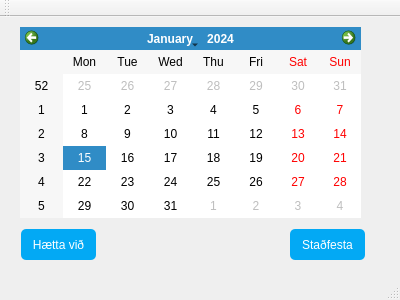
<?xml version="1.0" encoding="UTF-8"?>
<ui version="4.0">
 <class>MainWindow</class>
 <widget class="QMainWindow" name="MainWindow">
  <property name="geometry">
   <rect>
    <x>0</x>
    <y>0</y>
    <width>400</width>
    <height>300</height>
   </rect>
  </property>
  <property name="windowTitle">
   <string>Dagsetning</string>
  </property>
  <property name="styleSheet">
   <string notr="true">QPushButton{
	border: none;
	border-radius: 5px;
	background-color: #03A9F4;
	color: white;
}
QPushButton:hover{
	background-color: #0288D1;
}
QPushButton:pressed{
	background-color: black;
}</string>
  </property>
  <widget class="QWidget" name="centralWidget">
   <widget class="QCalendarWidget" name="calendarWidget">
    <property name="geometry">
     <rect>
      <x>20</x>
      <y>10</y>
      <width>341</width>
      <height>191</height>
     </rect>
    </property>
   </widget>
   <widget class="QPushButton" name="cancelButton">
    <property name="geometry">
     <rect>
      <x>21</x>
      <y>212</y>
      <width>75</width>
      <height>31</height>
     </rect>
    </property>
    <property name="text">
     <string>Hætta við</string>
    </property>
   </widget>
   <widget class="QPushButton" name="confirmButton">
    <property name="geometry">
     <rect>
      <x>290</x>
      <y>212</y>
      <width>75</width>
      <height>31</height>
     </rect>
    </property>
    <property name="text">
     <string>Staðfesta</string>
    </property>
   </widget>
  </widget>
  <widget class="QMenuBar" name="menuBar">
   <property name="geometry">
    <rect>
     <x>0</x>
     <y>0</y>
     <width>400</width>
     <height>21</height>
    </rect>
   </property>
  </widget>
  <widget class="QToolBar" name="mainToolBar">
   <attribute name="toolBarArea">
    <enum>TopToolBarArea</enum>
   </attribute>
   <attribute name="toolBarBreak">
    <bool>false</bool>
   </attribute>
  </widget>
  <widget class="QStatusBar" name="statusBar"/>
 </widget>
 <layoutdefault spacing="6" margin="11"/>
 <resources/>
 <connections/>
</ui>
